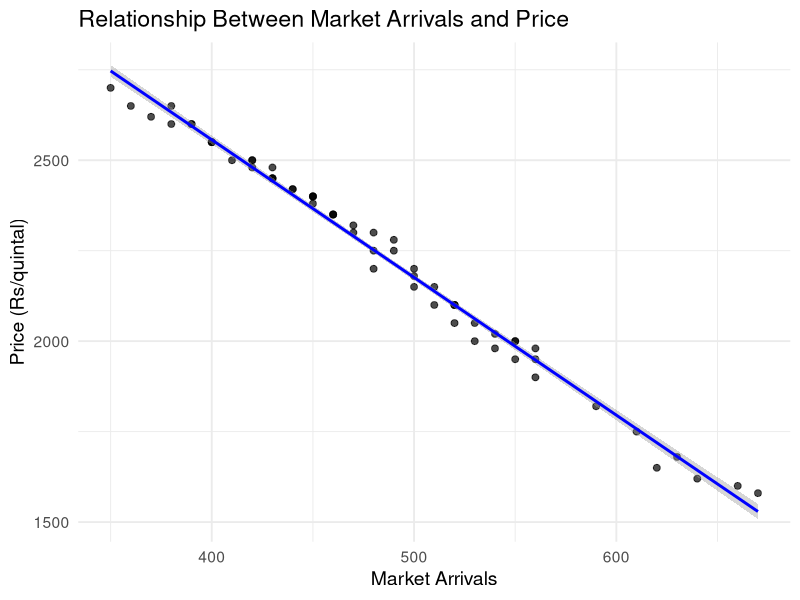
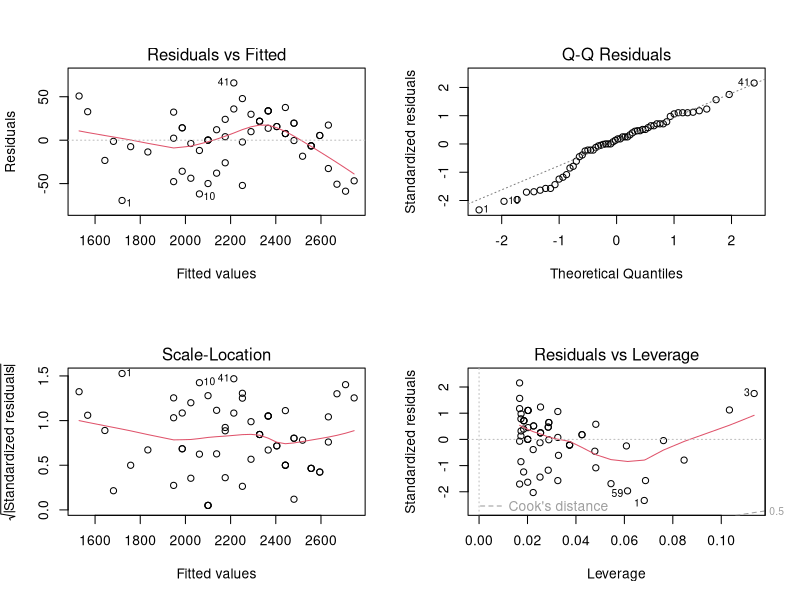
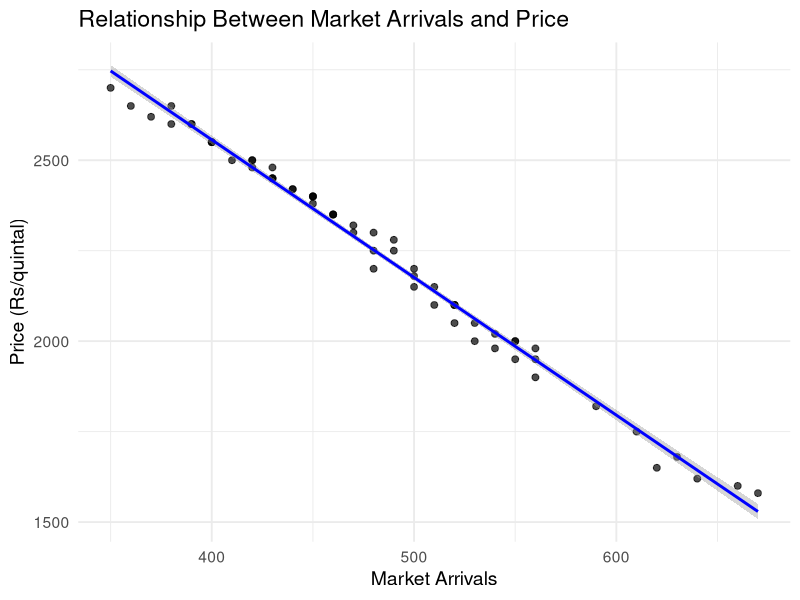
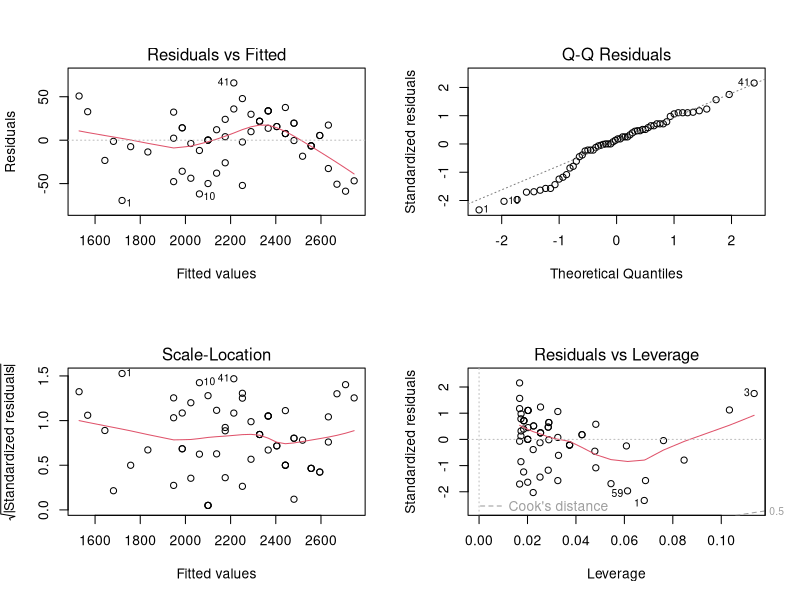

Source code (R) for these figures, in order:
# ======================================
# Maize Price vs Market Arrivals Analysis
# ======================================

# Load required libraries
library(ggplot2)

# --------------------------------------
# Step 1 — Load Dataset
# --------------------------------------

setwd("G:/Projects/regression")

data <- read.csv("maize_price_arrivals.csv")

# Inspect dataset
str(data)
head(data)

# --------------------------------------
# Step 2 — Summary Statistics
# --------------------------------------

summary(data)

# --------------------------------------
# Step 3 — Correlation Analysis
# --------------------------------------

correlation <- cor(data$price, data$arrivals)

print(paste("Correlation between arrivals and price:", correlation))

# --------------------------------------
# Step 4 — Linear Regression Model
# --------------------------------------

model <- lm(price ~ arrivals, data = data)

summary(model)

# --------------------------------------
# Step 5 — Scatter Plot with Regression Line
# --------------------------------------

plot1 <- ggplot(data, aes(x = arrivals, y = price)) +
  geom_point(size = 2, alpha = 0.7) +
  geom_smooth(method = "lm", color = "blue") +
  labs(
    title = "Relationship Between Market Arrivals and Price",
    x = "Market Arrivals",
    y = "Price (Rs/quintal)"
  ) +
  theme_minimal(base_size = 14)

print(plot1)

# Save plot
ggsave(
  "price_arrivals_relationship.svg",
  plot = plot1,
  width = 12,
  height = 5.5
)

# --------------------------------------
# Step 6 — Residual Diagnostics
# --------------------------------------

par(mfrow=c(2,2))
plot(model)

# Save diagnostics
svg("regression_diagnostics.svg", width = 12, height = 5.5)
par(mfrow=c(2,2))
plot(model)
dev.off()

# --------------------------------------
# Step 7 — Key Results
# --------------------------------------

coef(model)

# ======================================
# End of Script
# ======================================
